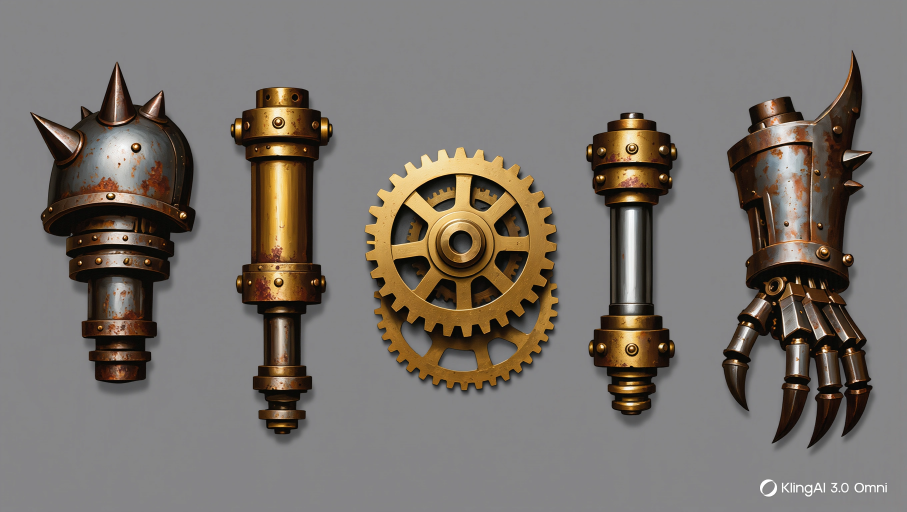
#> input picture tools/painted/raw/b_colossus/arm_a.webp, 2720 x 1536 px, given in place of skeleton_sheet1.webp, which was not available (shown at 1/3 size)
$ python make_src.py
#> lines starting #> are read from the running program, lines starting #| are printed output that depends on the picture; pictures that were not available may be replaced by others from this repository, and a replacement may not be noted
#!/usr/bin/env python3
"""Skeleton knight sources (ART-ENEMY-2). Re-creates src/*.webp from the stored Kling images:
  skeleton_knight_ref.webp = Kling Step-4 edit of the armless skeleton side view (shot sk_knight, take 1: horned helm,
                             spiked breastplate/pauldron, tasset skirt, greaves) — head, torso, pauldron, tasset, shin
  sk_knight_legs.webp      = Kling edit of take 1 without the tasset (shot sk_knight_legs, take 1) — bare femur
  skel_arms.webp           = crop of tools/painted/enemies/skeleton/src/skeleton_sheet1.webp (upper arm + forearm)
  longsword.webp           = crop of tools/painted/enemies/armor_knight/src/knight_sheet2.webp (the knight's longsword)
  cape.webp                = crop of tools/painted/enemies/armor_knight/src/knight_sheet1.webp (the knight's cape)
  kite_shield.webp         = crop of the ART-ENEMY-2 props sheet (shot props, take 1: black kite shield, gold skull)
Kling raw downloads live in tools/.qa_art-enemy-2/raw/ while the package runs (tools/kling/manifest_art-enemy-2.json)."""
import os
from PIL import Image
HERE = os.path.dirname(os.path.abspath(__file__)); ROOT = os.path.abspath(os.path.join(HERE, '..', '..', '..', '..'))
RAW = os.path.join(ROOT, 'tools', '.qa_art-enemy-2', 'raw'); EN = os.path.join(ROOT, 'tools', 'painted', 'enemies')
OUT = os.path.join(HERE, 'src'); os.makedirs(OUT, exist_ok=True)
def save(im, name): im.convert('RGB').save(os.path.join(OUT, name), 'WEBP', quality=93, method=6); print(name, im.size)
def raw(n): p = os.path.join(RAW, n); return Image.open(p) if os.path.exists(p) else None
if raw('sk_knight_1.png'): save(raw('sk_knight_1.png'), 'skeleton_knight_ref.webp')
if raw('sk_knight_legs_1.png'): save(raw('sk_knight_legs_1.png'), 'sk_knight_legs.webp')
if raw('props_1.png'): save(raw('props_1.png').crop((1390, 150, 1780, 1140)), 'kite_shield.webp')
save(Image.open(os.path.join(EN, 'skeleton', 'src', 'skeleton_sheet1.webp')).crop((100, 320, 330, 1030)), 'skel_arms.webp')
#> in save, `im.convert('RGB').save(os.path.join(OUT, name), 'WEBP', quality=93, me`:
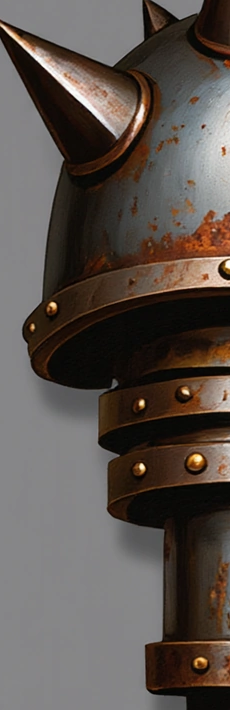
#> saved as skel_arms.webp: PIL image 230x710 RGB; mean R, G, B 91.1, 82.7, 77.4
#| skel_arms.webp (230, 710)
# longsword: the neighbouring props at the crop edges are painted over with the sheet grey and the blade is padded onto
# a wider grey canvas (rembg keeps the gilded guard + grip only when it sees the whole object with room around it)
sw = Image.open(os.path.join(EN, 'armor_knight', 'src', 'knight_sheet2.webp')).convert('RGB').crop((1470, 52, 1785, 1210))
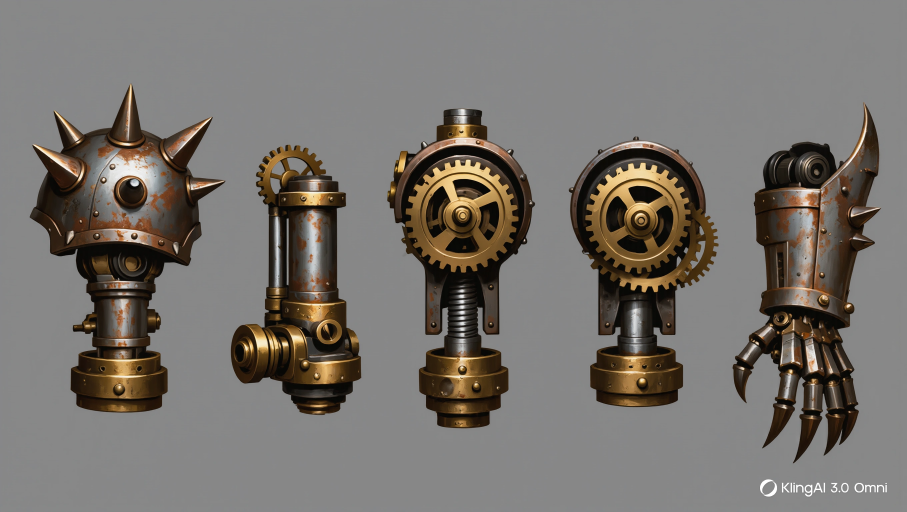
#> input picture tools/painted/raw/b_colossus/arm_b.webp, 2720 x 1536 px, given in place of knight_sheet2.webp, which was not available (shown at 1/3 size)
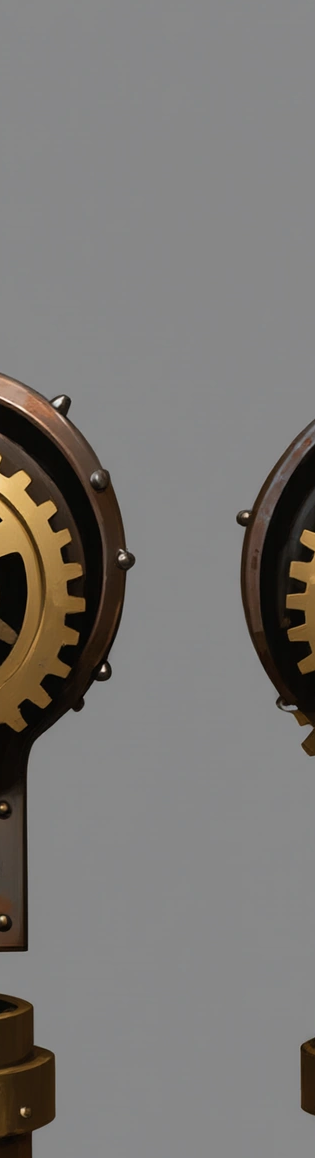
#> sw: PIL image 315x1158 RGB; mean R, G, B 122.3, 119.6, 116.6
from PIL import ImageDraw
g = sw.getpixel((60, 40)); d = ImageDraw.Draw(sw)
#> after `g = sw.getpixel((60, 40))`: g = (135, 135, 135)
d.rectangle((0, 1030, 22, 1158), fill=g); d.rectangle((300, 0, 315, 1158), fill=g); d.rectangle((290, 150, 315, 400), fill=g); d.rectangle((285, 1060, 315, 1158), fill=g)
pad = Image.new('RGB', (715, 1400), g); pad.paste(sw, (200, 120)); save(pad, 'longsword.webp')
#> after `pad = Image.new('RGB', (715, 1400), g)`: pad: PIL image 715x1400 RGB; every value is 135
#> after `pad.paste(sw, (200, 120))`:
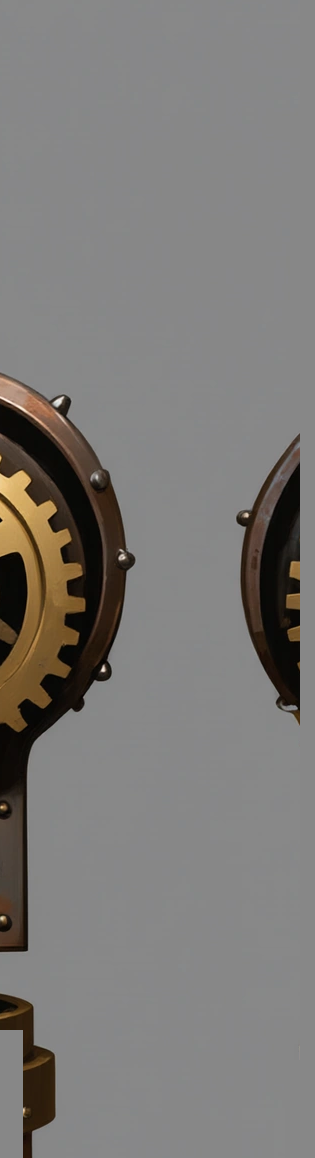
#> sw: PIL image 315x1158 RGB; mean R, G, B 124.1, 121.7, 119.2
#> after `pad.paste(sw, (200, 120))`:
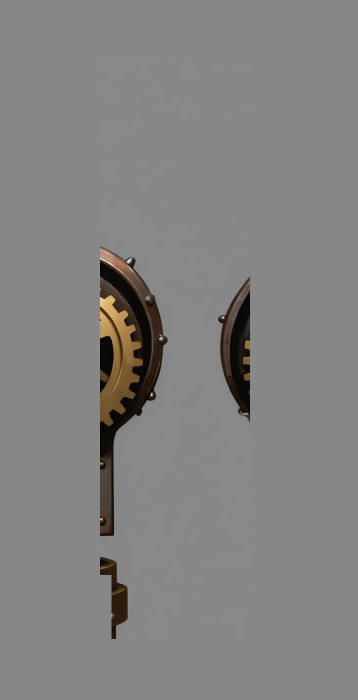
#> pad: PIL image 715x1400 RGB (shown at 1/2 size); mean R, G, B 131, 130.2, 129.2
#| longsword.webp (715, 1400)
save(Image.open(os.path.join(EN, 'armor_knight', 'src', 'knight_sheet1.webp')).crop((1485, 1008, 1830, 1642)), 'cape.webp')
#> call 3 of save, with name = 'cape.webp'
#> in save (call 3), `im.convert('RGB').save(os.path.join(OUT, name), 'WEBP', quality=93, me`:
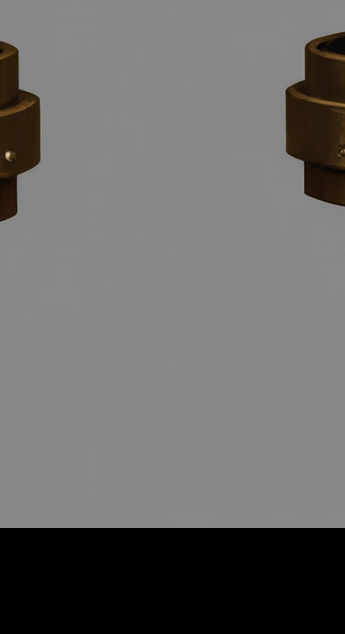
#> saved as cape.webp: PIL image 345x634 RGB; mean R, G, B 107.2, 106.3, 105.6
#| cape.webp (345, 634)
